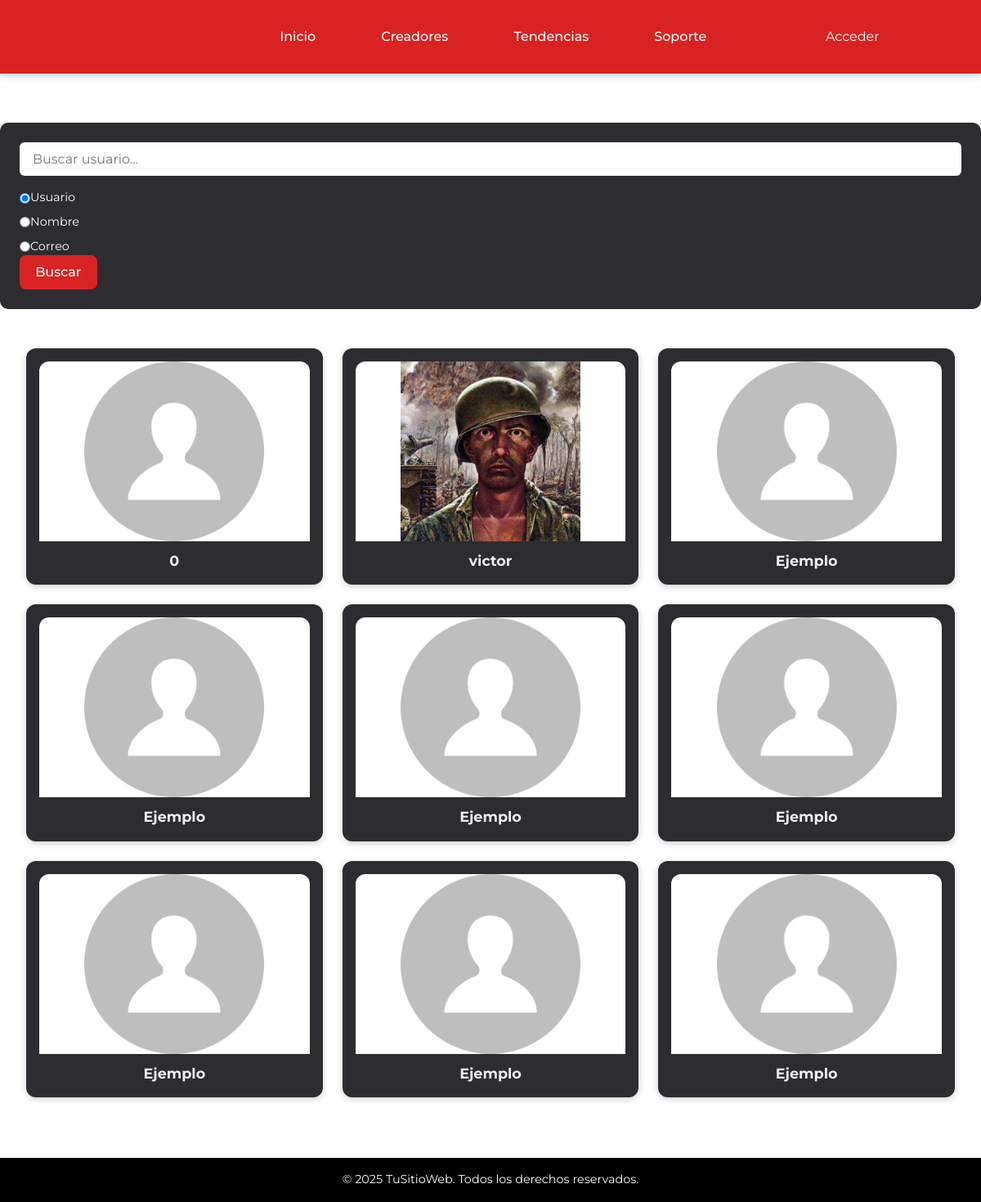
Page /Creadores.php on the committed database.
### tables this page shows
CREATE TABLE `usuarios` (
  `idusuarios` int(11) NOT NULL,
  `nombre` varchar(200) NOT NULL,
  `usuario` varchar(30) NOT NULL,
  `correo` varchar(100) NOT NULL,
  `foto_perfil` varchar(200) NOT NULL,
  `contraseña` varchar(100) NOT NULL,
  `busquedas` int(11) NOT NULL
);

### Creadores.php (the view, shortened to what this page needs)
<?php
include("php/conexion.php");
$searchTerm = trim($_POST['searchTerm'] ?? '');
$searchField = $_POST['searchField'] ?? 'usuario';
if (!empty($searchTerm)) {
    $searchTermSql = mysqli_real_escape_string($conexion, $searchTerm);
    $sql = "SELECT usuario, nombre, correo, foto_perfil, busquedas
            FROM usuarios
            WHERE $searchField LIKE '%$searchTermSql%'";
} else {
    $sql = "SELECT usuario, nombre, correo, foto_perfil, busquedas FROM usuarios";
}
$resultado = mysqli_query($conexion, $sql);
$usuarios = mysqli_fetch_all($resultado, MYSQLI_ASSOC);
?>
<!DOCTYPE html>
<html lang="es">
<head>
  <link rel="stylesheet" href="css/style.css" />
</head>
<body>
  <header>
    <ul class="navbar">
      <li><a href="main.php">Inicio</a></li>
      <li><a href="Creadores.php" class="inicio-activo">Creadores</a></li>
      <li><a href="Tendencias.php">Tendencias</a></li>
      <li><a href="Soporte.php">Soporte</a></li>
    </ul>
    <?php if (isset($_SESSION['id_usuario'])): ?>
      <a href="Cuenta.php" class="btnlogin">Cuenta</a>
    <?php else: ?>
      <a href="Login.php" class="btnlogin">Acceder</a>
    <?php endif; ?>
  </header>
  <main class="search-content">
    <aside class="search-panel">
      <form method="POST" action="Creadores.php" class="search-form">
        <input
          type="text"
          name="searchTerm"
          placeholder="Buscar usuario..."
          value="<?= htmlspecialchars($searchTerm) ?>"
          autocomplete="off"
        />
        <div class="search-options">
          <label><input type="radio" name="searchField" value="usuario" <?= $searchField === 'usuario' ? 'checked' : '' ?>> Usuario</label>
          <label><input type="radio" name="searchField" value="nombre" <?= $searchField === 'nombre' ? 'checked' : '' ?>> Nombre</label>
          <label><input type="radio" name="searchField" value="correo" <?= $searchField === 'correo' ? 'checked' : '' ?>> Correo</label>
        </div>
        <button type="submit" class="btnsearch">Buscar</button>
      </form>
    </aside>
    <section class="usuarios-grid">
      <?php
        $min_cards = 9;
        $usuarios_count = count($usuarios);
        for ($i = 0; $i < $min_cards; $i++) {
          if ($i < $usuarios_count) {
            $usuario = $usuarios[$i];
      ?>
        <div class="usuario-card">
          <div class="usuario-imagen">
            <img src="<?= !empty($usuario['foto_perfil']) ? 'uploads/' . htmlspecialchars($usuario['foto_perfil']) : 'img/avatar.png' ?>" alt="Perfil de <?= htmlspecialchars($usuario['usuario']) ?>">
          </div>
          <h3 class="usuario-nombre"><?= htmlspecialchars($usuario['usuario']) ?></h3>
        </div>
      <?php
          } else {
      ?>
        <div class="usuario-card">
          <div class="usuario-imagen">
            <img src="img/avatar.png" alt="Ejemplo de perfil">
          </div>
          <h3 class="usuario-nombre">Ejemplo</h3>
        </div>
      <?php
          }
        }
      ?>
    </section>
  </main>
</body>
<footer class="custom-footer">
  <div class="custom-footer-container">
    <p class="custom-footer-text">&copy; <?= date('Y') ?> TuSitioWeb. Todos los derechos reservados.</p>
  </div>
</footer>
</html>

### css/style.css (style rules this page uses)
* { font-family: "Montserrat", sans-serif; margin: 0; padding: 0; box-sizing: border-box; list-style: none; text-decoration: none; scroll-padding-top: 2rem; scroll-behavior: smooth; }
:root { --main-color: #d92323; --text-color: white; --bg-color: black; }
body { background: var(--text-color); color: var(--bg-color); min-height: 100vh; line-height: 1.5; }
header { position: fixed; width: 100%; top: 0; right: 0; z-index: 1000; display: flex; align-items: center; justify-content: space-between; padding: 20px 100px; transition: 0.5s ease; background: var(--main-color); box-shadow: 0 2px 10px rgba(0, 0, 0, 0.2); }
.navbar { display: flex; column-gap: 5rem; }
.navbar li { position: relative; }
.navbar a { font-size: 1rem; font-weight: 500; position: relative; color: var(--text-color); }
.navbar a::after { content: ""; position: absolute; left: 0; bottom: -4px; width: 0%; height: 2px; background: var(--bg-color); transition: width 0.2s linear; }
.btnlogin { padding: 0.7rem 1.4rem; color: var(--text-color); font-weight: 400; border-radius: 0.5rem; position: relative; border: 2px solid transparent; transition: color 0.3s ease, border-color 0.3s ease; }
.usuarios-grid { display: grid; grid-template-columns: repeat(3, 1fr); gap: 1.5rem; padding: 3rem 2rem; background-color: white; justify-content: center; border-radius: 10px; }
.usuario-card { background-color: #2c2c31; border-radius: 12px; overflow: hidden; text-align: center; padding: 1rem; color: #efeff1; transition: transform 0.2s ease; box-shadow: 0 2px 8px rgba(0, 0, 0, 0.2); cursor: pointer; }
.usuario-imagen { width: 100%; height: 220px; overflow: hidden; display: flex; align-items: center; justify-content: center; background-color: white; border-radius: 12px 12px 0 0; }
.usuario-imagen img { max-width: 100%; max-height: 100%; object-fit: contain; }
.usuario-nombre { font-weight: 700; font-size: 1.1rem; margin-top: 0.7rem; }
.search-content { height: calc(100vh - 80px); overflow-y: auto; padding-top: 150px; }
.search-panel { flex: 0 0 250px; background-color: #2c2c31; padding: 1.5rem; border-radius: 10px; color: white; display: flex; flex-direction: column; justify-content: start; height: fit-content; }
.search-form input[type="text"] { width: 100%; padding: 0.7rem 1rem; font-size: 1rem; border-radius: 6px; border: none; margin-bottom: 1rem; outline: none; }
.search-options { display: flex; flex-direction: column; gap: 0.5rem; font-size: 0.9rem; }
.search-options label { display: flex; align-items: center; cursor: pointer; }
.btnsearch { font-weight: 500; color: white; background: var(--main-color); cursor: pointer; border: none; border-radius: 0.5rem; padding: 0.7rem 1.2rem; transition: background-color 0.3s ease; font-size: 1rem; }
.custom-footer { background-color: #000; color: #fff; text-align: center; padding: 1rem 0; position: fixed; bottom: 0; width: 100%; z-index: 100; }
.custom-footer-container { max-width: 1200px; margin: 0 auto; }
.custom-footer-text { font-size: 0.9rem; margin: 0; user-select: none; }

### rows in the picture
usuarios: shows a picture, usuario "0"
usuarios: foto_perfil (picture), usuario "victor"
